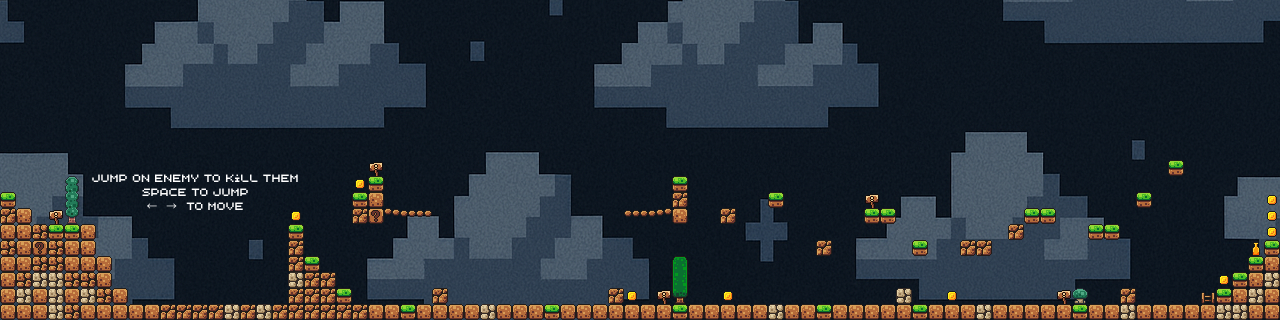

The image is a tile-based game level rendered from a .tmx file. Its description and source (layers, tilesets, objects; grid data summarised) follow:
An orthogonal 80x20 tile map with 16x16 px tiles, 1 tile layer (terrain), 1 image layer and 16 objects.

<map version="1.10" tiledversion="1.11.2" orientation="orthogonal" renderorder="right-down" width="80" height="20" tilewidth="16" tileheight="16" infinite="0" nextlayerid="5" nextobjectid="50">
 <tileset firstgid="1" source="level1.tsx" />
 <imagelayer id="3" name="background" offsetx="-122.167" offsety="-555.667">
  <image source="../bg.png" width="1536" height="1024" />
 </imagelayer>
 <layer id="1" name="terrain" width="80" height="20">
  <data>[1600 cells, 194 non-empty, 20 distinct tile ids]</data>
 </layer>
 <objectgroup id="2" name="objects">
  <object id="19" gid="241" x="170.667" y="301.333" width="16" height="16">
   <properties>
    <property name="enemy" value="true" />
    <property name="enemy_type" value="2" />
   </properties>
  </object>
  <object id="20" gid="241" x="106.667" y="241.333" width="16" height="16">
   <properties>
    <property name="mobile" value="true" />
    <property name="offset" value="80" />
    <property name="right_direction" value="true" />
   </properties>
  </object>
  <object id="23" gid="241" x="239.333" y="301.333" width="16" height="16">
   <properties>
    <property name="enemy" value="true" />
    <property name="enemy_type" value="2" />
   </properties>
  </object>
  <object id="25" gid="241" x="403.333" y="302" width="16" height="16">
   <properties>
    <property name="enemy" value="true" />
    <property name="enemy_type" value="1" />
   </properties>
  </object>
  <object id="26" gid="241" x="393.667" y="194" width="16" height="16">
   <properties>
    <property name="mobile" value="true" />
    <property name="offset" value="80" />
    <property name="right_direction" value="true" />
   </properties>
  </object>
  <object id="27" gid="241" x="535" y="194.667" width="16" height="16">
   <properties>
    <property name="mobile" value="true" />
    <property name="offset" value="80" />
    <property name="right_direction" value="true" />
   </properties>
  </object>
  <object id="29" gid="241" x="563.333" y="301.333" width="16" height="16">
   <properties>
    <property name="enemy" value="true" />
    <property name="enemy_type" value="2" />
   </properties>
  </object>
  <object id="30" gid="241" x="1167.33" y="158.667" width="16" height="16">
   <properties>
    <property name="fruit" value="true" />
   </properties>
  </object>
  <object id="33" gid="241" x="914.667" y="300.667" width="16" height="16">
   <properties>
    <property name="enemy" value="true" />
    <property name="enemy_type" value="1" />
   </properties>
  </object>
  <object id="34" gid="241" x="1031.33" y="206" width="16" height="16">
   <properties>
    <property name="enemy" value="true" />
    <property name="enemy_type" value="1" />
   </properties>
  </object>
  <object id="35" gid="241" x="872" y="206" width="16" height="16">
   <properties>
    <property name="enemy" value="true" />
    <property name="enemy_type" value="1" />
   </properties>
  </object>
  <object id="36" gid="241" x="1100" y="221.333" width="16" height="16">
   <properties>
    <property name="enemy" value="true" />
    <property name="enemy_type" value="1" />
   </properties>
  </object>
  <object id="37" gid="241" x="478.667" y="302" width="16" height="16">
   <properties>
    <property name="enemy" value="true" />
    <property name="enemy_type" value="2" />
   </properties>
  </object>
  <object id="38" gid="241" x="742.667" y="300.667" width="16" height="16">
   <properties>
    <property name="enemy" value="true" />
    <property name="enemy_type" value="2" />
   </properties>
  </object>
  <object id="39" gid="241" x="998" y="301.333" width="16" height="16">
   <properties>
    <property name="enemy" value="true" />
    <property name="enemy_type" value="2" />
   </properties>
  </object>
  <object id="48" gid="241" x="810" y="298.667" width="16" height="16">
   <properties>
    <property name="enemy" value="true" />
    <property name="enemy_type" value="3" />
   </properties>
  </object>
 </objectgroup>
</map>